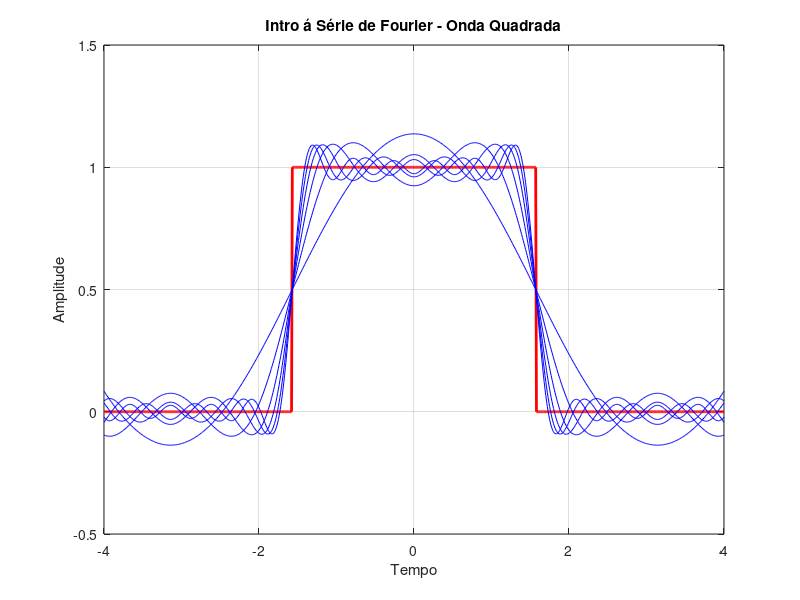

Write the MATLAB code that produced this figure.
% Implementa Série de Fourier para uma onda quadrada.
% 02/10/2026
% Saulo Gil
% A série de Fourier é uma representação de funções periódicas como uma soma infinita de senos e cossenos. 
% Para uma onda quadrada, a série de Fourier pode ser expressa como:
% f(t) = (4/π) * Σ (1/n) * sin(nωt), onde n é um número ímpar (1, 3, 5, ...), 
%     ω é a frequência angular e 
%     t é o tempo.

close all;
clear all;

t = -4:0.01:4; % Intervalo de tempo
y = zeros(length(t), 1); % Inicializa o vetor de saída

% Define a onda quadrada
for kk = 1:length(t)
    if t(kk) >= -pi/2 & t(kk) <= pi/2
        y(kk) = 1;
    end
end 

% Plot da onda quadrada
figure(1);
plot(t, y, 'r', 'LineWidth', 2);
hold on;
grid on;
xlabel('Tempo');
ylabel('Amplitude');
title('Intro á Série de Fourier - Onda Quadrada');
axis([-4 4 -0.5 1.5]);

% Criando aproximação da Série de Fourier
% começando pela média da função

x = (1/2)*ones(1, length(t)); % Inicializa a aproximação da série de Fourier

% Loop para mostrar a aproximação da série de Fourier com diferentes números de termos
for n = 1:2:11
    x = x + (2/(n*pi))*sin(n*pi/2)*cos(n*t); % Adiciona os termos da série de Fourier
    figure(1);
    hold on;
    plot(t, x, 'b'); % Plota a aproximação da série de Fourier
end

% -- Comentário --
% Repare que a aproximação da série de Fourier melhora à medida que mais termos são adicionados.

% Loop para mostrar a aproximação da série de Fourier com diferentes números de termos isoladamente
% começando pela média da função
% Descomentar a linha abaixo para ver a aproximação com 101 termos
% x = (1/2)*ones(1, length(t)); % Inicializa a aproximação da série de Fourier

% for n = 1:2:101
%     x = x + (2/(n*pi))*sin(n*pi/2)*cos(n*t); % Adiciona os termos da série de Fourier
% end

% figure(1);
% hold on;
% plot(t, x, 'b'); % Plota a aproximação da série de Fourier

% -- Comentário --
% Repare que a aproximação da série de Fourier melhora à medida que mais termos são adicionados.
% Aqui foram adicionados 101 termos, o que resulta em uma aproximação muito próxima da onda quadrada original.
